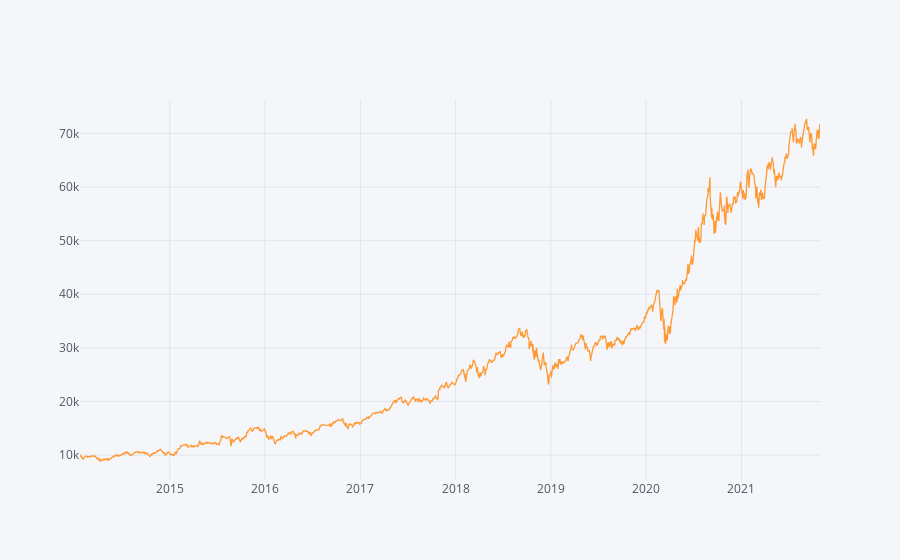

The cell this chart's notebook holds for it:
### Markdown cell above
Calculate the absolute return, CAGR and IR for your optimized portfolio.

### Code cell
absolute_return_bh = ((seven_years_c.Close.iloc[-1]-seven_years_c.Open.iloc[0])/seven_years_c.Open.iloc[0])*100
CAGR_bh = (((seven_years_c.Close.iloc[-1]/seven_years_c.Open.iloc[0])**(252/len(seven_years_c)))-1)*100
#CAGR1_bh = (((seven_years_c.Close.iloc[-1]/seven_years_c.Open.iloc[0])**(365/(seven_years_c.index[-1] - seven_years_c.index[0]).days))-1)*100
IR_bh = (seven_years_c.Close.pct_change().mean()/seven_years_c.Close.pct_change().std())*((252) **0.5)

print(absolute_return_bh)
print(CAGR_bh)
#print(CAGR1_bh)
print(IR_bh)
seven_years_c.Close.iplot()

### Figure 1 — Plotly figure (JSON) as saved in the notebook; plotly's stock layout.template omitted (floating-point values rounded to 4 significant figures; data arrays with more than 128 entries replaced by an {"elided": "..."} marker saying what was removed)
{"data": [{"line": {"color": "rgba(255, 153, 51, 1.0)", "dash": "solid", "shape": "linear", "width": 1.3}, "mode": "lines", "name": "Close", "text": "", "type": "scatter", "x": {"elided": "1959 str values"}, "y": {"elided": "1959 float values"}}], "layout": {"legend": {"bgcolor": "#F5F6F9", "font": {"color": "#4D5663"}}, "paper_bgcolor": "#F5F6F9", "plot_bgcolor": "#F5F6F9", "title": {"font": {"color": "#4D5663"}}, "xaxis": {"gridcolor": "#E1E5ED", "showgrid": true, "tickfont": {"color": "#4D5663"}, "title": {"font": {"color": "#4D5663"}, "text": ""}, "zerolinecolor": "#E1E5ED"}, "yaxis": {"gridcolor": "#E1E5ED", "showgrid": true, "tickfont": {"color": "#4D5663"}, "title": {"font": {"color": "#4D5663"}, "text": ""}, "zerolinecolor": "#E1E5ED"}}}
